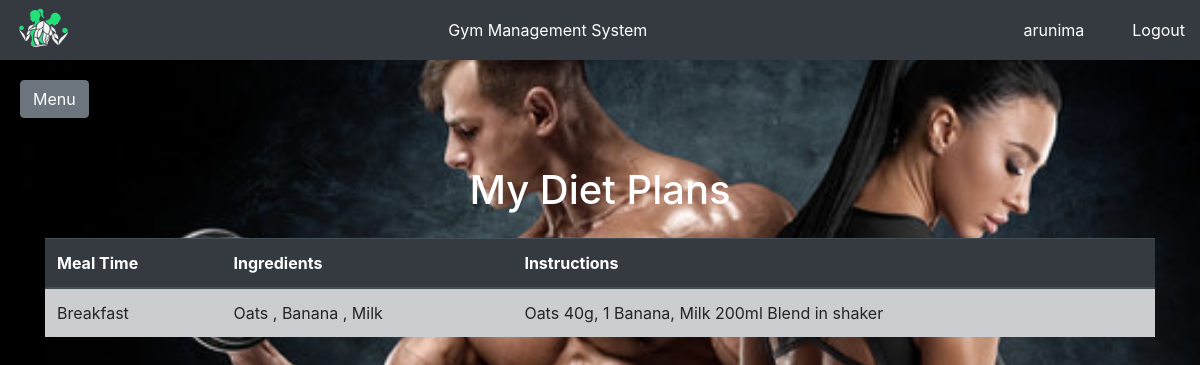
/diet_plan_list/ (signed in), run on the app's committed database.
### diet_setup/models.py (models this page shows, shortened)
class DietPlan(models.Model):
    MEAL_TIMES = [
        ('Breakfast', 'Breakfast'),
        ('Lunch', 'Lunch'),
        ('Dinner', 'Dinner'),
        ('Snack', 'Snack'),
    ]
    user = models.ForeignKey(User, on_delete=models.CASCADE)
    meal_time = models.CharField(max_length=10, choices=MEAL_TIMES)
    ingredients = models.ManyToManyField(Ingredient)
    instructions = models.TextField()

class Ingredient(models.Model):
    name = models.CharField(max_length=100)

### diet_setup/views.py (the view)
# urls.py: path('diet_plan_list/', views.diet_plan_list, name='diet_plan_list'),
@login_required
def diet_plan_list(request):
    diet_plans = DietPlan.objects.filter(user=request.user)
    return render(request, 'diet/diet_plan_list.html', {'diet_plans': diet_plans})

### main/templates/diet/diet_plan_list.html
{% extends "base.html" %} {% block content %}
<div class="container mt-5">
  <h1 class="text-center mb-4 text-white">My Diet Plans</h1>
  <table class="table table-striped table-secondary">
    <thead class="thead-dark">
      <tr>
        <th>Meal Time</th>
        <th>Ingredients</th>
        <th>Instructions</th>
      </tr>
    </thead>
    <tbody>
      {% for plan in diet_plans %}
      <tr>
        <td>{{ plan.meal_time }}</td>
        <td>
          {% for ingredient in plan.ingredients.all %} {{ ingredient.name }}
          {% if not forloop.last %}, {% endif %}
          {% endfor %}
        </td>
        <td>{{ plan.instructions }}</td>
      </tr>
      {% endfor %}
    </tbody>
  </table>
</div>
{% endblock %}

### main/templates/base.html (shortened to what this page needs)
<!DOCTYPE html>
<html>
  <head>
    <link
      href="https://stackpath.bootstrapcdn.com/bootstrap/4.5.2/css/bootstrap.min.css"
      rel="stylesheet"
    />
    {% load static %}
    <link rel="stylesheet" type="text/css" href="{% static 'css/main.css' %}" />
  </head>
  <body>
    <div class="header">
      <a href="{% url 'home' %}">
        <img
          src="{% static 'images/gms_logo.png' %}"
          alt="Logo"
        />
      </a>
      <div class="center">Gym Management System</div>
      <div class="text-white mr-5">{{user.username}}</div>
      <a href="/" class="text-white">Logout</a>
    </div>
    <div class="content" id="content">
      <button
        class="btn btn-secondary"
        id="sidebarCollapse"
        style="margin-top: 60px"
      >
        Menu
      </button>
      {% block content %} {% endblock %}
    </div>
  </body>
</html>

### main/static/css/main.css (style rules this page uses)
.header { height: 60px; background-color: #343a40; color: #ffffff; text-align: center; position: fixed; width: 100%; top: 0; z-index: 1000; display: flex; align-items: center; justify-content: space-between; padding: 0 15px; }
.header img { height: 50px; }
.header .center { flex-grow: 1; text-align: center; }
.content { padding: 20px; }
.content { margin-left: 0; padding: 20px; transition: margin-left 0.3s ease; }

### data on the page
DietPlan: meal_time "Breakfast", instructions "Oats 40g, 1 Banana, Milk 200ml Blend in shaker"
Ingredient: name "Oats"
Ingredient: name "Banana"
Ingredient: name "Milk"

### other printed values
{{ user.username }} "arunima"
